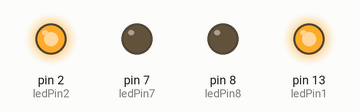
Recording of a sketch running on a simulated Arduino Uno, built with avr-gcc and run on an emulated ATmega328P. On the bench: output pins drawn as LEDs (lit = HIGH).

Above: at 0.5 s.
At 1.5 s:
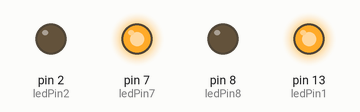
Timing chart, 0 to 3.0 s (numbered marks = the images above):
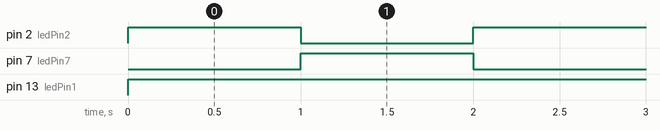

Measured:
- by itself, pin 2 (ledPin2), pin 7 (ledPin7): alternates HIGH for 1.0 s and LOW for 1.0 s
- by itself, pin 13 (ledPin1): LOW → HIGH at 0.00 s

The sketch:

MANSHUU-SM.ino
```cpp
int ledPin1 = 13;//red
int ledPin2 = 2;//yellow
int ledPin3 = 13;//green
int ledPin4 = 13;
int ledPin5 = 13;
int ledPin6 = 13;
int ledPin7 = 7;
int ledPin8 = 8;
int ledPin9 = 13;
int ledPin10 = 13;
int ledPin11 = 2;
int ledPin12 = 13;


void setup()
{
  pinMode(ledPin1,OUTPUT);
  pinMode(ledPin2,OUTPUT);
  pinMode(ledPin3,OUTPUT);
  pinMode(ledPin4,OUTPUT);
  pinMode(ledPin5,OUTPUT);
  pinMode(ledPin6,OUTPUT);
  pinMode(ledPin7,OUTPUT);
  pinMode(ledPin8,OUTPUT);
  pinMode(ledPin9,OUTPUT);
  pinMode(ledPin10,OUTPUT);
  pinMode(ledPin11,OUTPUT);
  pinMode(ledPin12,OUTPUT);

}

void setS()
{
   digitalWrite(ledPin1,HIGH);
   digitalWrite(ledPin2,HIGH);
   digitalWrite(ledPin3,HIGH);
   digitalWrite(ledPin4,HIGH);
   digitalWrite(ledPin5,HIGH);
   digitalWrite(ledPin6,HIGH);
   digitalWrite(ledPin7,LOW);
   digitalWrite(ledPin8,LOW);
   digitalWrite(ledPin9,HIGH);
   digitalWrite(ledPin10,HIGH);
   digitalWrite(ledPin11,HIGH);
   digitalWrite(ledPin12,HIGH);

}

void setM()
{
   digitalWrite(ledPin2,LOW);
   digitalWrite(ledPin7,HIGH);
   digitalWrite(ledPin11,LOW);
}

void loop()
{
  setS();
  delay(1000);

  setM();
  delay(1000);
}
```
